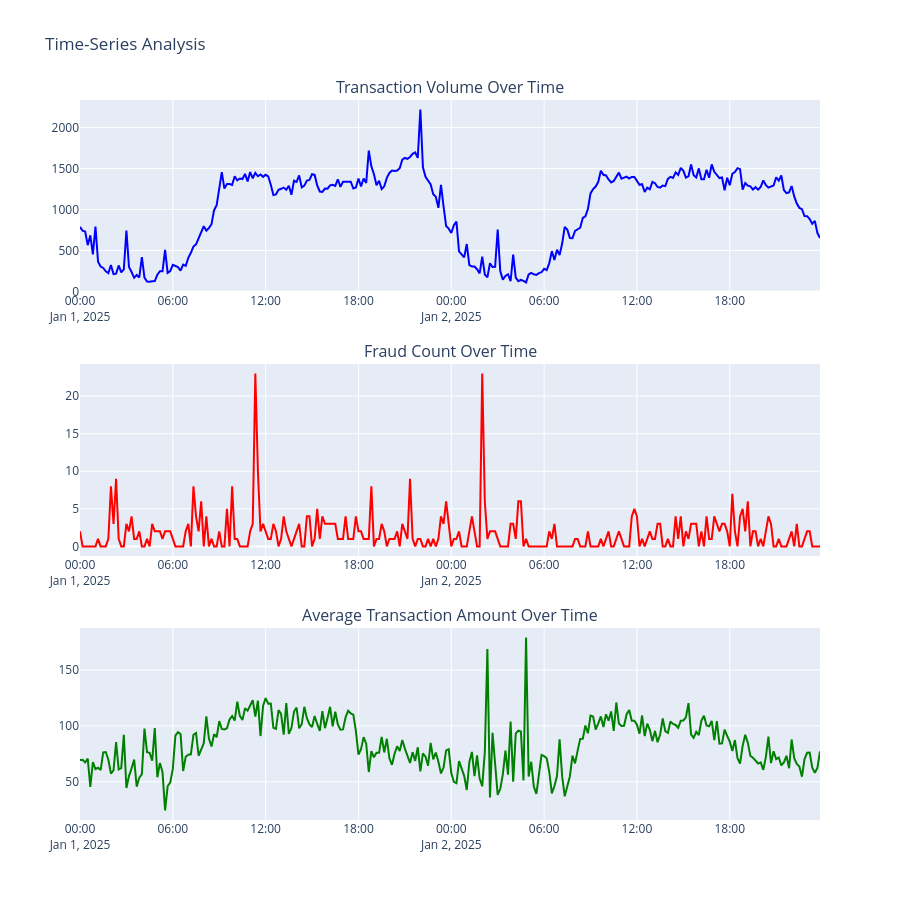

Write notebook code for a chart like this one.
### Markdown cell above
## Temporal Pattern Analysis

### Code cell
# Aggregate transactions by time windows
def create_time_series_features(df, window='10min'):
    """Create time-series aggregations"""
    
    df_sorted = df.sort_values('Datetime').copy()
    
    # Resample by time window
    ts_features = df_sorted.set_index('Datetime').resample(window).agg({
        'Amount': ['count', 'sum', 'mean', 'std', 'max'],
        'Class': ['sum', 'mean']
    }).reset_index()
    
    ts_features.columns = ['_'.join(col).strip('_') for col in ts_features.columns]
    ts_features.rename(columns={'Datetime': 'Datetime'}, inplace=True)
    
    return ts_features

# Create 10-minute windows
ts_10min = create_time_series_features(df, '10min')
print("="*60)
print("      Time-Series Features (10-min windows):")
print("="*60)
print(ts_10min.head())

# Visualize transaction volume and fraud over time
fig = make_subplots(
    rows=3, cols=1,
    subplot_titles=('Transaction Volume Over Time', 
                    'Fraud Count Over Time',
                    'Average Transaction Amount Over Time'),
    vertical_spacing=0.1
)

fig.add_trace(
    go.Scatter(x=ts_10min['Datetime'], y=ts_10min['Amount_count'],
               name='Transaction Count', line=dict(color='blue')),
    row=1, col=1
)

fig.add_trace(
    go.Scatter(x=ts_10min['Datetime'], y=ts_10min['Class_sum'],
               name='Fraud Count', line=dict(color='red')),
    row=2, col=1
)

fig.add_trace(
    go.Scatter(x=ts_10min['Datetime'], y=ts_10min['Amount_mean'],
               name='Avg Amount', line=dict(color='green')),
    row=3, col=1
)

fig.update_layout(height=900, showlegend=False, title_text="Time-Series Analysis")
fig.write_html('../images/timeseries_overview.html')
fig.show()

### Figure 1 — Plotly figure (JSON) as saved in the notebook; plotly's stock layout.template omitted (floating-point values rounded to 4 significant figures; data arrays with more than 128 entries replaced by an {"elided": "..."} marker saying what was removed)
{"data": [{"line": {"color": "blue"}, "name": "Transaction Count", "type": "scatter", "x": {"elided": "288 str values"}, "xaxis": "x", "y": {"elided": "288 int values"}, "yaxis": "y"}, {"line": {"color": "red"}, "name": "Fraud Count", "type": "scatter", "x": {"elided": "288 str values"}, "xaxis": "x2", "y": {"elided": "288 int values"}, "yaxis": "y2"}, {"line": {"color": "green"}, "name": "Avg Amount", "type": "scatter", "x": {"elided": "288 str values"}, "xaxis": "x3", "y": {"elided": "288 float values"}, "yaxis": "y3"}], "layout": {"annotations": [{"font": {"size": 16}, "showarrow": false, "text": "Transaction Volume Over Time", "x": 0.5, "xanchor": "center", "xref": "paper", "y": 1, "yanchor": "bottom", "yref": "paper"}, {"font": {"size": 16}, "showarrow": false, "text": "Fraud Count Over Time", "x": 0.5, "xanchor": "center", "xref": "paper", "y": 0.6333, "yanchor": "bottom", "yref": "paper"}, {"font": {"size": 16}, "showarrow": false, "text": "Average Transaction Amount Over Time", "x": 0.5, "xanchor": "center", "xref": "paper", "y": 0.2667, "yanchor": "bottom", "yref": "paper"}], "height": 900, "showlegend": false, "title": {"text": "Time-Series Analysis"}, "xaxis": {"anchor": "y", "domain": [0, 1]}, "xaxis2": {"anchor": "y2", "domain": [0, 1]}, "xaxis3": {"anchor": "y3", "domain": [0, 1]}, "yaxis": {"anchor": "x", "domain": [0.7333, 1]}, "yaxis2": {"anchor": "x2", "domain": [0.3667, 0.6333]}, "yaxis3": {"anchor": "x3", "domain": [0, 0.2667]}}}
